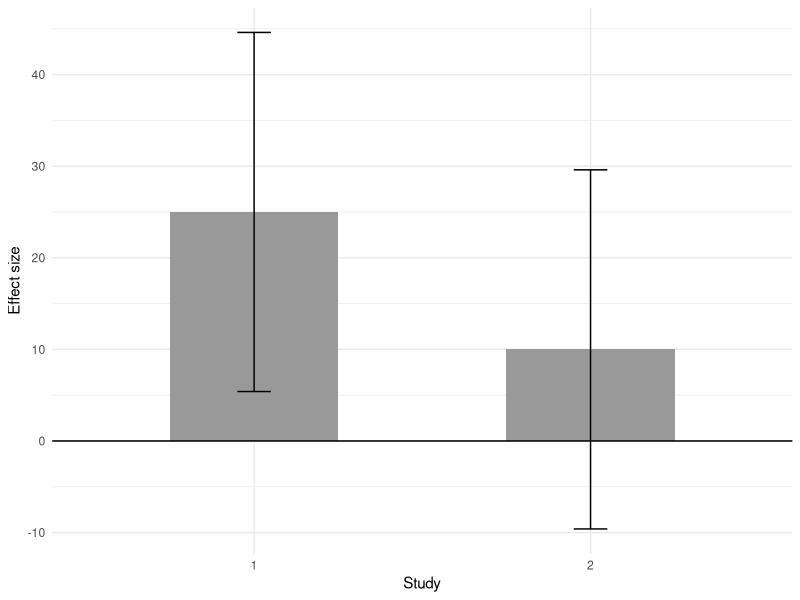

This chart was generated by the following R code:
## ---- chunk 1
library(ggplot2)

## ---- chunk 2
# Create data frame
ss.df <- data.frame(study=c("1","2"), effect = c(25,10), se=c(10,10))

# Draw figure
ggplot(ss.df, aes(x=study, y=effect)) + 
  geom_bar(position=position_dodge(), width=.5, fill="gray60", stat="identity") + 
  geom_errorbar(aes(ymin=effect-1.96*se, ymax=effect+1.96*se), width=.1, position=position_dodge(.9)) + 
  ylab("Effect size") + 
  xlab("Study") + 
  geom_hline(yintercept=0) +
  theme_minimal()
